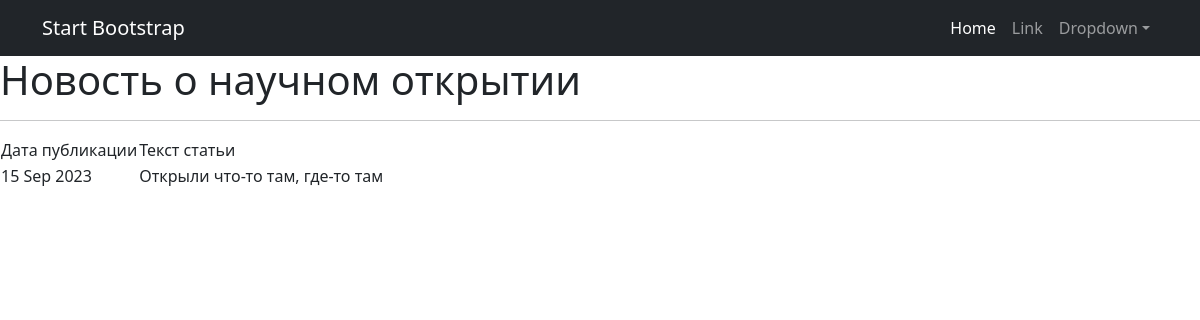
Screenshot of /news/3 with the database file from the repository.
### news/models.py (models this page shows, shortened)
class Post(models.Model):
    author = models.ForeignKey(Author, on_delete=models.CASCADE)
    categoryChoice = models.CharField(max_length=30, choices=Category_Choices, default=article)
    post_time_in = models.DateTimeField(auto_now_add=True)
    postCategory = models.ManyToManyField(Category, through='PostCategory')
    post_title = models.CharField(max_length=255)
    post_text = models.TextField()
    rating = models.SmallIntegerField(default=0)

### news/views.py (the view)
# urls.py: path('<int:pk>', PostDetail.as_view())
class PostDetail(DetailView):
    model = Post
    template_name = 'post_detail.html'
    context_object_name = 'post_detail'

### news/templatetags/custom_filters.py (called while the page is built)
@register.filter()
def censor(text):
    new_content = text
    for i in BADWORDS:
        new_content = new_content.replace(i, i[:1]+'*'*(len(i)-1))
    return new_content

### templates/post_detail.html (shortened to what this page needs)
{% extends 'flatpages/default.html' %}
{% load custom_filters %}
{% block content %}
   <h1>{{ post_detail.post_title|censor }}</h1>
   <hr>
 {% if post_detail %}
       <table>
           <tr>
               <td>Дата публикации</td>
               <td>Текст статьи</td>
           </tr>
           <tr>
               <td>{{ post_detail.post_time_in|date:'d M Y' }}</td>
               <td>{{ post_detail.post_text|censor }}</td>
           </tr>
       </table>
{% else %}
       <h2>Такой статьи нет!</h2>
{% endif %}
{% endblock content %}

### rows the page displays
Post: post_title|censor "Новость о научном открытии", post_time_in "15 Sep 2023", post_text|censor "Открыли что-то там, где-то там"
